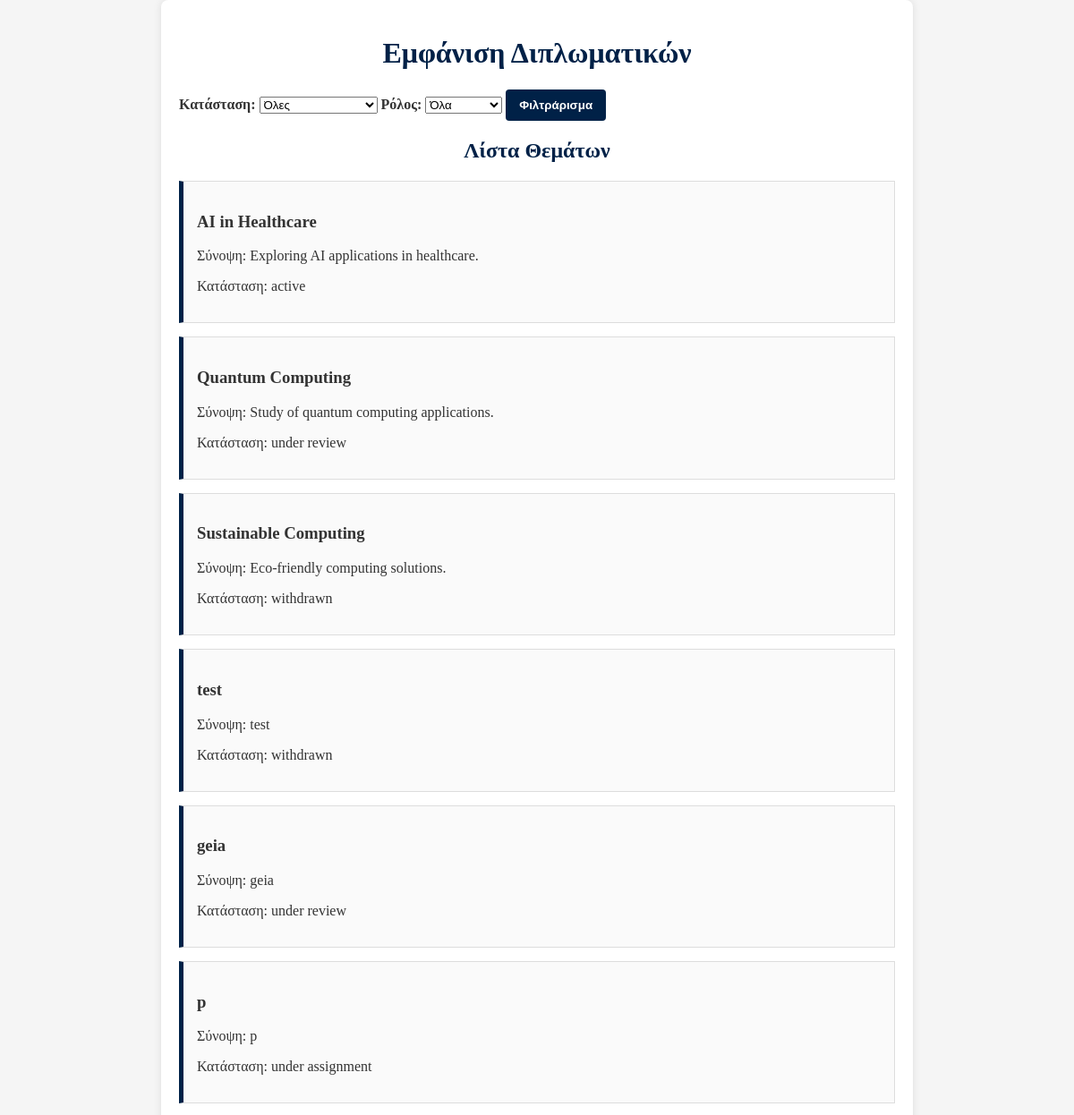
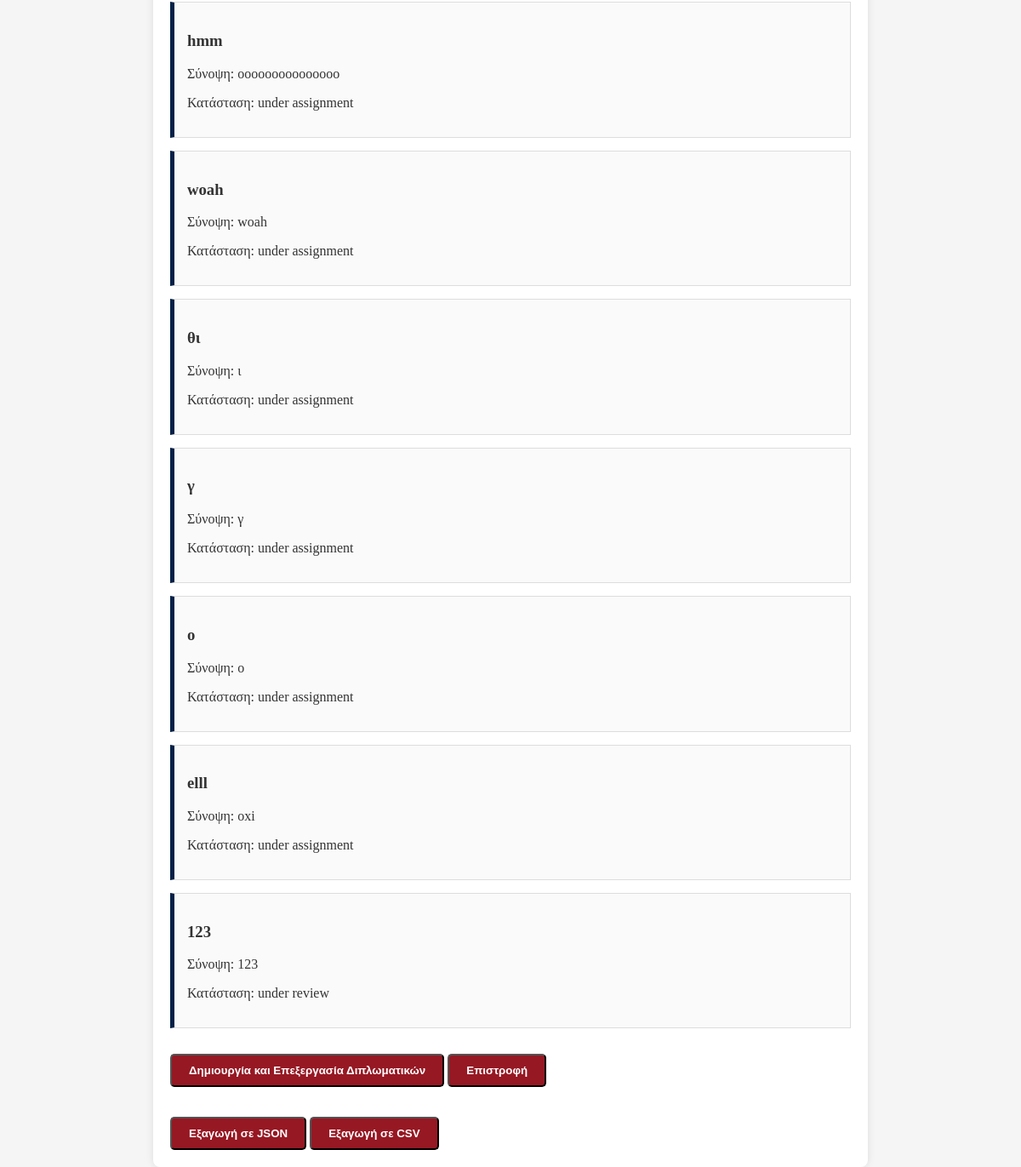
The page /all_thesis.php (signed in) on the database its author committed (2 pictures, top to bottom).
### tables this page shows
CREATE TABLE `thesis` (
  `thesisID` int(11) NOT NULL,
  `title` varchar(255) NOT NULL,
  `description` text NOT NULL,
  `status` enum('under assignment','active','under review','finalized','withdrawn') NOT NULL,
  `supervisorID` int(11) NOT NULL,
  `member1ID` int(11) DEFAULT NULL,
  `member2ID` int(11) DEFAULT NULL,
  `studentID` int(11) DEFAULT NULL,
  `finalGrade` decimal(2,1) DEFAULT NULL,
  `postedDate` date NOT NULL,
  `assignmentDate` date DEFAULT NULL,
  `completionDate` date DEFAULT NULL,
  `examinationDate` datetime DEFAULT NULL,
  `withdrawalDate` date DEFAULT NULL,
  `pdf` varchar(50) DEFAULT NULL,
  `withdrawn_comment` enum('from professor','from secretary') DEFAULT NULL,
  `general_assembly` varchar(20) DEFAULT NULL,
  `member1Grade` double(2,1) DEFAULT NULL,
  `member2Grade` double(2,1) DEFAULT NULL,
  `nemertes` varchar(50) DEFAULT NULL
);

### all_thesis.php (the view, shortened to what this page needs)
<?php
include 'access.php';
$filter_status = isset($_GET['status']) ? $_GET['status'] : '';
$filter_role = isset($_GET['role']) ? $_GET['role'] : '';
$status_condition = ($filter_status !== '') ? "AND status = ?" : "";
$role_condition = "";
if ($filter_role === 'supervisor') {
    $role_condition = "supervisorID = ?";
} elseif ($filter_role === 'member') {
    $role_condition = "(member1ID = ? OR member2ID = ?)";
} else {
    $role_condition = "(supervisorID = ? OR member1ID = ? OR member2ID = ?)";
}
$query = "
    SELECT
        thesis.thesisID,
        thesis.title,
        thesis.description,
        thesis.pdf,
        thesis.status,
        thesis.studentID,
        thesis.supervisorID,
        thesis.member1ID,
        thesis.member2ID,
        thesis.postedDate,
        thesis.assignmentDate,
        thesis.completionDate,
        thesis.examinationDate,
        thesis.finalGrade,
        thesis.member1Grade,
        thesis.member2Grade,
        thesis.withdrawalDate,
        thesis.withdrawn_comment,
        students.name AS student_name,
        students.surname AS student_surname,
        supervisor.name AS supervisor_name,
        supervisor.surname AS supervisor_surname,
        member1.name AS member1_name,
        member1.surname AS member1_surname,
        member2.name AS member2_name,
        member2.surname AS member2_surname
    FROM
        thesis
    LEFT JOIN students ON thesis.studentID = students.Student_ID
    LEFT JOIN professors AS supervisor ON thesis.supervisorID = supervisor.Professor_ID
    LEFT JOIN professors AS member1 ON thesis.member1ID = member1.Professor_ID
    LEFT JOIN professors AS member2 ON thesis.member2ID = member2.Professor_ID
    WHERE
        $role_condition
        $status_condition
";
$stmt = $con->prepare($query);
if ($filter_status !== '') {
    if ($role_condition === "(supervisorID = ? OR member1ID = ? OR member2ID = ?)") {
        $stmt->bind_param('iiis', $_SESSION['user_id'], $_SESSION['user_id'], $_SESSION['user_id'], $filter_status);
    } elseif ($role_condition === "(member1ID = ? OR member2ID = ?)") {
        $stmt->bind_param('iis', $_SESSION['user_id'], $_SESSION['user_id'], $filter_status);
    } else {
        $stmt->bind_param('is', $_SESSION['user_id'], $filter_status);
    }
} else {
    if ($role_condition === "(supervisorID = ? OR member1ID = ? OR member2ID = ?)") {
        $stmt->bind_param('iii', $_SESSION['user_id'], $_SESSION['user_id'], $_SESSION['user_id']);
    } elseif ($role_condition === "(member1ID = ? OR member2ID = ?)") {
        $stmt->bind_param('ii', $_SESSION['user_id'], $_SESSION['user_id']);
    } else {
        $stmt->bind_param('i', $_SESSION['user_id']);
    }
}
$stmt->execute();
$result = $stmt->get_result();
?>
<!DOCTYPE html>
<html lang="el">
<head>
    <link rel="stylesheet" href="dipl.css">
</head>
<body>
    <div class="container">
        <h1>Εμφάνιση Διπλωματικών</h1>
        <form method="GET" action="" style="margin-bottom: 20px;">
            <label for="status">Κατάσταση:</label>
            <select name="status" id="status">
                <option value="">Όλες</option>
            </select>
            <label for="role">Ρόλος:</label>
            <select name="role" id="role">
                <option value="">Όλα</option>
            </select>
            <button type="submit">Φιλτράρισμα</button>
        </form>
        <div class="topic-list">
            <h2>Λίστα Θεμάτων</h2>
            <?php
            if ($result->num_rows > 0) {
                while ($row = $result->fetch_assoc()) {
                    echo '<div class="topic" onclick="showModal(' . htmlspecialchars(json_encode($row), ENT_QUOTES, 'UTF-8') . ')">';
                    echo '<h3>' . htmlspecialchars($row['title']) . '</h3>';
                    echo '<p>Σύνοψη: ' . htmlspecialchars($row['description']) . '</p>';
                    echo '<p>Κατάσταση: ' . htmlspecialchars($row['status']) . '</p>';
                    echo '</div>';
                }
            } else {
                echo '<p>Δεν βρέθηκαν αποτελέσματα για τα φίλτρα σας.</p>';
            }
            ?>
        <button class="add-topic-button" onclick="window.location.href = 'show_dipl.php';">Δημιουργία και Επεξεργασία Διπλωματικών</button>
        <button class="add-topic-button" onclick="window.location.href = 'professor.php';">Επιστροφή</button>
        </div>
        <div>
            <button class="add-topic-button" onclick="exportData('json')">Εξαγωγή σε JSON</button>
            <button class="add-topic-button" onclick="exportData('csv')">Εξαγωγή σε CSV</button>
        </div>
    </div>
</body>
</html>

### dipl.css (style rules this page uses)
body { font-family: "Georgia", serif; background-color: #f5f5f5; color: #333; margin: 0; padding: 0; }
.container { max-width: 800px; margin: auto; padding: 20px; background-color: #ffffff; box-shadow: 0 0 10px rgba(0, 0, 0, 0.1); border-radius: 8px; }
h1, h2 { color: #002147; text-align: center; }
.topic-list { margin-bottom: 20px; }
.topic { border: 1px solid #ddd; padding: 15px; margin-bottom: 15px; background-color: #fafafa; border-left: 5px solid #002147; }
.add-topic-button { display: inline-block; padding: 10px 20px; background-color: #961823; color: white; text-decoration: none; border-radius: 5px; font-weight: bold; margin-top: 15px; cursor: pointer; text-align: center; transition: background-color 0.3s; }
form label { font-weight: bold; color: #333; }
button[type="submit"], button[type="button"] { padding: 10px 15px; font-weight: bold; border-radius: 4px; border: none; cursor: pointer; transition: background-color 0.3s; }
button[type="submit"] { background-color: #002147; color: white; }

### rows shown on the page
thesis: title "AI in Healthcare", description "Exploring AI applications in healthcare.", status "active"
thesis: title "Quantum Computing", description "Study of quantum computing applications.", status "under review"
thesis: title "Sustainable Computing", description "Eco-friendly computing solutions.", status "withdrawn"
thesis: title "test", description "test", status "withdrawn"
thesis: title "geia", description "geia", status "under review"
thesis: title "p", description "p", status "under assignment"
thesis: title "hmm", description "ooooooooooooooo", status "under assignment"
thesis: title "woah", description "woah", status "under assignment"
thesis: title "θι", description "ι", status "under assignment"
thesis: title "γ", description "γ", status "under assignment"
thesis: title "o", description "o", status "under assignment"
thesis: title "elll", description "oxi", status "under assignment"
thesis: title "123", description "123", status "under review"
